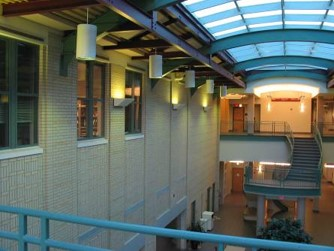
#> input picture assignment_1/images/CMU_left.jpg, 334 x 251 px
$ jupyter execute --allow-errors MyRansacPanorama_student.ipynb   (shell and % lines are left out)
#> lines starting #> are read from the running program, lines starting #| are printed output that depends on the picture
# Assignment 1 (part II): Automatic Panorama Mosaicing

[cell 1]

import numpy as np
import matplotlib
import matplotlib.image as image
import matplotlib.pyplot as plt
from skimage.feature import (corner_harris, corner_peaks, plot_matches, BRIEF, match_descriptors)
from skimage.transform import warp, ProjectiveTransform
from skimage.color import rgb2gray
from skimage.measure import ransac

### The cell below demonstrates feature detection (e.g. corners) and matching (e.g. BRIEF descriptor)

[cell 2]
imL = image.imread("images/CMU_left.jpg")
#> imL is the input picture: shape (251, 334, 3); mean R, G, B 94.8, 103.3, 94.9
imR = image.imread("images/CMU_right.jpg")
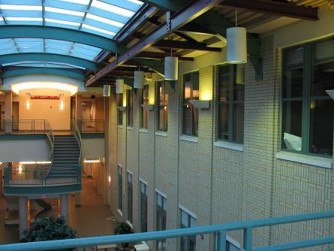
#> input picture assignment_1/images/CMU_right.jpg, 334 x 251 px
#> imR is the input picture: shape (251, 334, 3); mean R, G, B 87.8, 97, 88.2
imLgray = rgb2gray(imL)
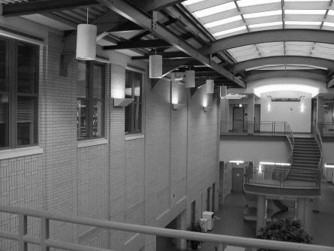
#> imLgray: shape (251, 334) float64; min 0.00417, max 1, mean 0.396
imRgray = rgb2gray(imR)
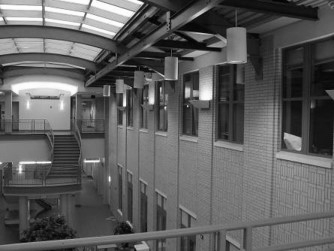
#> imRgray: shape (251, 334) float64; min 0.00333, max 1, mean 0.37

# NOTE: corner_peaks and many other feature extraction functions return point coordinates as (y,x), that is (rows,cols)
keypointsL = corner_peaks(corner_harris(imLgray), threshold_rel=0.0005, min_distance=5)
#> keypointsL = 202 pairs, first value 8 to 242, second value 7 to 326
keypointsR = corner_peaks(corner_harris(imRgray), threshold_rel=0.0005, min_distance=5)
#> keypointsR = 204 pairs, first value 6 to 245, second value 5 to 326

extractor = BRIEF()

extractor.extract(imLgray, keypointsL)
keypointsL = keypointsL[extractor.mask]
#> keypointsL = 152 pairs, first value 25 to 227, second value 24 to 309
descriptorsL = extractor.descriptors

extractor.extract(imRgray, keypointsR)
keypointsR = keypointsR[extractor.mask]
#> keypointsR = 154 pairs, first value 24 to 227, second value 28 to 309
descriptorsR = extractor.descriptors

matchesLR = match_descriptors(descriptorsL, descriptorsR, cross_check=True)

print ('the number of matches is {:2d}'.format(matchesLR.shape[0]))

fig = plt.figure(1,figsize = (12, 4))
axA = plt.subplot(111)
plt.gray()
plot_matches(axA, imL, imR, keypointsL, keypointsR, matchesLR) #, matches_color = 'r')
#> (this line was passed over: skimage is not available in this run)
axA.axis('off')

plt.show()

## Problem 1
### Rederive your formula in Problem 4a from Part I of the assignment for the following modification. Assume there are $N=53$ matches $(p,p')$ as in figure 1 above. $N_i=21$ of these matches are inliers for a homography, while the rest of the matches are $N_o=32$ outliers. To estimate a homography you need a sample with $K=4$ matches. What is the least number of times one should randomly sample a subset of $K$ matches to get probability  $p≥0.95$  that at least one of these samples has all of its $K$ matches from inliers? Derive a general formula and compute a numerical answer for the specified numbers.

Solution:

The probability of selecting the first inlier is $\frac{21}{53}$, second is $\frac{20}{52}$, and we see the trend being numerator and denominator decreases by 1 each time we select another inlier.

Therefore the probability of selecting 4 different inliers is $a = \frac{21}{53}\frac{20}{52}\frac{19}{51}\frac{18}{50} = 0.02044$

The probability of selecting $x$ times 4 different inliers is $p = 1 - (1-a)^x$.

Therefore, $0.95 = 1 - (1-0.02044)^x$, $x = 145.05$, which requires 146 times for this to occur.

## Problem 2: (RANSAC for Homographies)
### Write code below using RANSAC to estimate Homography from matched pairs of points above. This cell should display new figure 2 similar to figure 1 above, but it should show only inlier pairs for the detected homography. HINT: you can use $ProjectiveTransform$  from library $skimage$ declared at the top of the notebok.

[cell 3]
src = []
dest = []
for m in matchesLR:
    src.append([keypointsL[m[0]][1], keypointsL[m[0]][0]])
    dest.append([keypointsR[m[1]][1],keypointsR[m[1]][0]])
#> after the loop, dest = 56 pairs, first value 28 to 309, second value 24 to 227; src = 56 pairs, first value 24 to 309, second value 26 to 219
src = np.array(src)
dest = np.array(dest)

model = ProjectiveTransform()
model.estimate(src, dest)
model_robust, inliers = ransac((dest, src), ProjectiveTransform, min_samples=4, residual_threshold=10, max_trials=800)
matchesLR_2 = np.array([matchesLR[i] for i in range(matchesLR.shape[0]) if inliers[i]])
#> matchesLR_2 = 24 rows, first 8: [1, 1], [19, 32], [30, 31], [37, 52], [42, 45], [52, 59], [65, 91], [72, 61]

fig = plt.figure(2,figsize = (12, 4))
axA = plt.subplot(111)
plt.gray()
plot_matches(axA, imL, imR, keypointsL, keypointsR, matchesLR_2) #, matches_color = 'r')
#> (this line was passed over: skimage is not available in this run)
axA.axis('off')

plt.show()

## Problem 3 (reprojecting onto common PP)
### Use common PP corresponding to the plane of the left image. Your pamorama mosaic should be build inside a "reference frame" (think about it as an empty canvas of certain size) inside this common PP. The reference frame should be big enough to contain the left image and the part of the view covered by the right image after reprojecting onto common PP. Create a new figure 3 including the following three images (spread them vertically). First, show your reference frame only with the left image inside. Second, show the reference frame containing only a reprojected right image (warp it using a homography computed in Problem 1). Third, for comparison, show the reference frame containing only the right image reprojected using a (bad) homography estimated from all matches (including outliers, as in figure 1).
#### HINT1: use function $warp$ from library $skimage$ declared at the top of the notebook.
#### HINT2: function $warp$ needs "inverse map" as a (second) argument as it uses "inverse warping" to compute output intensities

[cell 4]
fig = plt.figure(3,figsize = (12, 14))

Lwarp = warp(imL, ProjectiveTransform().inverse, output_shape=(imL.shape[0], 2 * imL.shape[1]))
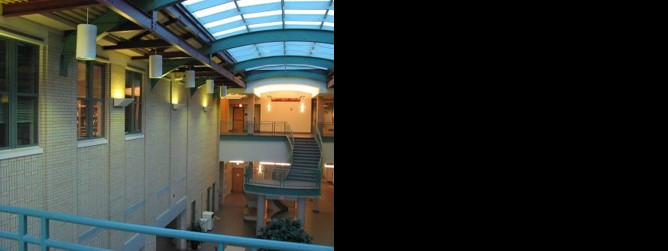
#> Lwarp: shape (251, 668, 3) float64; mean R, G, B 0.186, 0.203, 0.186

plt.subplot(311)
plt.imshow(Lwarp)
plt.title("reference frame with the left image")

Rwarp = warp(imR, model_robust.inverse, output_shape=(imR.shape[0], 2 * imR.shape[1]))
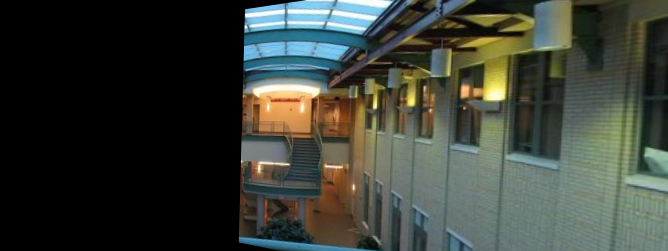
#> Rwarp: shape (251, 668, 3) float64; mean R, G, B 0.229, 0.248, 0.218

plt.subplot(312)
plt.imshow(Rwarp)
plt.title("reference frame with the right image (reprojected)")

Rwarp_bad = warp(imR, model.inverse, output_shape=(imR.shape[0], 2 * imR.shape[1]))
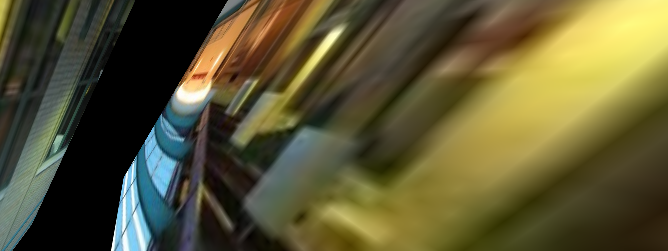
#> Rwarp_bad: shape (251, 668, 3) float64; mean R, G, B 0.36, 0.34, 0.205

plt.subplot(313)
plt.imshow(Rwarp_bad)
plt.title("reference frame with the right image (reprojected badly)")

plt.show()
